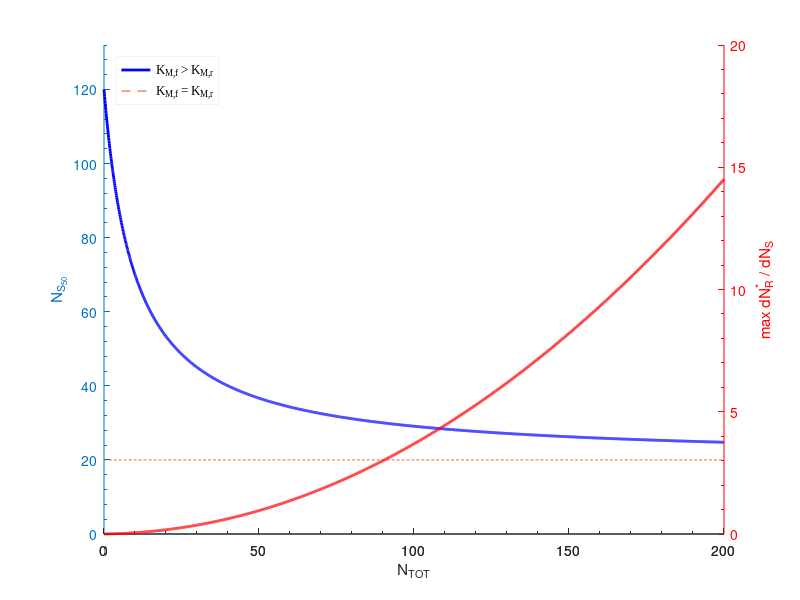

This chart was generated by the following MATLAB code:
%% Make S_50 and gslope vs T graph

% Author: Alex Plakantonakis,   Copyright (c) 2019.           License: GNU GPLv3

clear;

agents = 0:0.1:200;

k_f = 0.05;                             % basal forward rate constant
Km_f = 30;                              % MICROSCOPIC MM constant for forward rx
k_r = 1;                              % basal reverse rate constant
Km_r = 5;                               % MICROSCOPIC MM constant for reverse rx

% ** Renaming parameters for simplicity **
T = agents;
a = k_f;
b = Km_f;
c = k_r;
d = Km_r;

S_50 = c/a .* (T+2*b) ./ (T+2*d);
gslope = a/4/c .* T.* (T+2*d).^2 ./ ( b .* (T+2*d) + d .* (T+2*b) );

fig = figure('NumberTitle','off');                          hold on;
set(fig,'Position',[550 1 500 406]);                   

[ax, h1, h2] = plotyy(T,S_50,T,gslope);
set([h1 h2],'LineWidth',2);                       
set(h1,'Color','b','DisplayName','K_{M,f} > K_{M,r}');                          
set(h2,'Color','r');            set(ax(2),'YColor','r');  
xlabel('N_{TOT}');
ylabel(ax(1),'N_{S_{50}}');
ylabel(ax(2),'max dN_R^* / dN_S');
axis(ax(1),[0 T(end) 0 1.1*max(S_50)]);  
set(ax(1),'XMinorTick','on','YMinorTick','on','YTickMode','auto','Box','off');
set(ax(2),'YMinorTick','on','YTickMode','auto','Box','off');

p2 = plot(ax(1),T,c/a*ones(1,size(T,2)),'--','DisplayName','K_{M,f} = K_{M,r}');

leg = legend([h1 p2]);
set(leg,'FontName','Times New Roman','FontSize',9,...
    'EdgeColor',[0.95 0.95 0.95],'Location','NorthWest');


